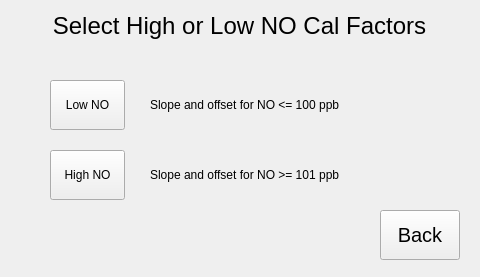
<?xml version="1.0" encoding="UTF-8"?>
<ui version="4.0">
 <class>NOCalFactorsForm</class>
 <widget class="QWidget" name="NOCalFactorsForm">
  <property name="geometry">
   <rect>
    <x>0</x>
    <y>0</y>
    <width>480</width>
    <height>277</height>
   </rect>
  </property>
  <property name="minimumSize">
   <size>
    <width>480</width>
    <height>277</height>
   </size>
  </property>
  <property name="maximumSize">
   <size>
    <width>480</width>
    <height>277</height>
   </size>
  </property>
  <property name="windowTitle">
   <string>Form</string>
  </property>
  <widget class="QLabel" name="Title">
   <property name="geometry">
    <rect>
     <x>4</x>
     <y>5</y>
     <width>471</width>
     <height>41</height>
    </rect>
   </property>
   <property name="font">
    <font>
     <pointsize>18</pointsize>
    </font>
   </property>
   <property name="text">
    <string>Select High or Low NO Cal Factors</string>
   </property>
   <property name="alignment">
    <set>Qt::AlignCenter</set>
   </property>
  </widget>
  <widget class="QPushButton" name="lowButton">
   <property name="geometry">
    <rect>
     <x>50</x>
     <y>80</y>
     <width>75</width>
     <height>50</height>
    </rect>
   </property>
   <property name="minimumSize">
    <size>
     <width>75</width>
     <height>50</height>
    </size>
   </property>
   <property name="maximumSize">
    <size>
     <width>75</width>
     <height>16777215</height>
    </size>
   </property>
   <property name="text">
    <string>Low NO</string>
   </property>
  </widget>
  <widget class="QPushButton" name="highButton">
   <property name="geometry">
    <rect>
     <x>50</x>
     <y>150</y>
     <width>75</width>
     <height>50</height>
    </rect>
   </property>
   <property name="minimumSize">
    <size>
     <width>75</width>
     <height>50</height>
    </size>
   </property>
   <property name="maximumSize">
    <size>
     <width>80</width>
     <height>16777215</height>
    </size>
   </property>
   <property name="text">
    <string>High NO</string>
   </property>
  </widget>
  <widget class="QPushButton" name="backButton">
   <property name="geometry">
    <rect>
     <x>380</x>
     <y>210</y>
     <width>80</width>
     <height>50</height>
    </rect>
   </property>
   <property name="minimumSize">
    <size>
     <width>80</width>
     <height>50</height>
    </size>
   </property>
   <property name="maximumSize">
    <size>
     <width>120</width>
     <height>16777215</height>
    </size>
   </property>
   <property name="font">
    <font>
     <pointsize>15</pointsize>
    </font>
   </property>
   <property name="text">
    <string>Back</string>
   </property>
  </widget>
  <widget class="QLabel" name="lowLabel">
   <property name="geometry">
    <rect>
     <x>150</x>
     <y>80</y>
     <width>280</width>
     <height>50</height>
    </rect>
   </property>
   <property name="minimumSize">
    <size>
     <width>280</width>
     <height>0</height>
    </size>
   </property>
   <property name="text">
    <string>Slope and offset for NO &lt;= 100 ppb</string>
   </property>
  </widget>
  <widget class="QLabel" name="highLabel">
   <property name="geometry">
    <rect>
     <x>150</x>
     <y>150</y>
     <width>280</width>
     <height>50</height>
    </rect>
   </property>
   <property name="minimumSize">
    <size>
     <width>280</width>
     <height>0</height>
    </size>
   </property>
   <property name="text">
    <string>Slope and offset for NO &gt;= 101 ppb</string>
   </property>
  </widget>
 </widget>
 <resources/>
 <connections/>
</ui>
